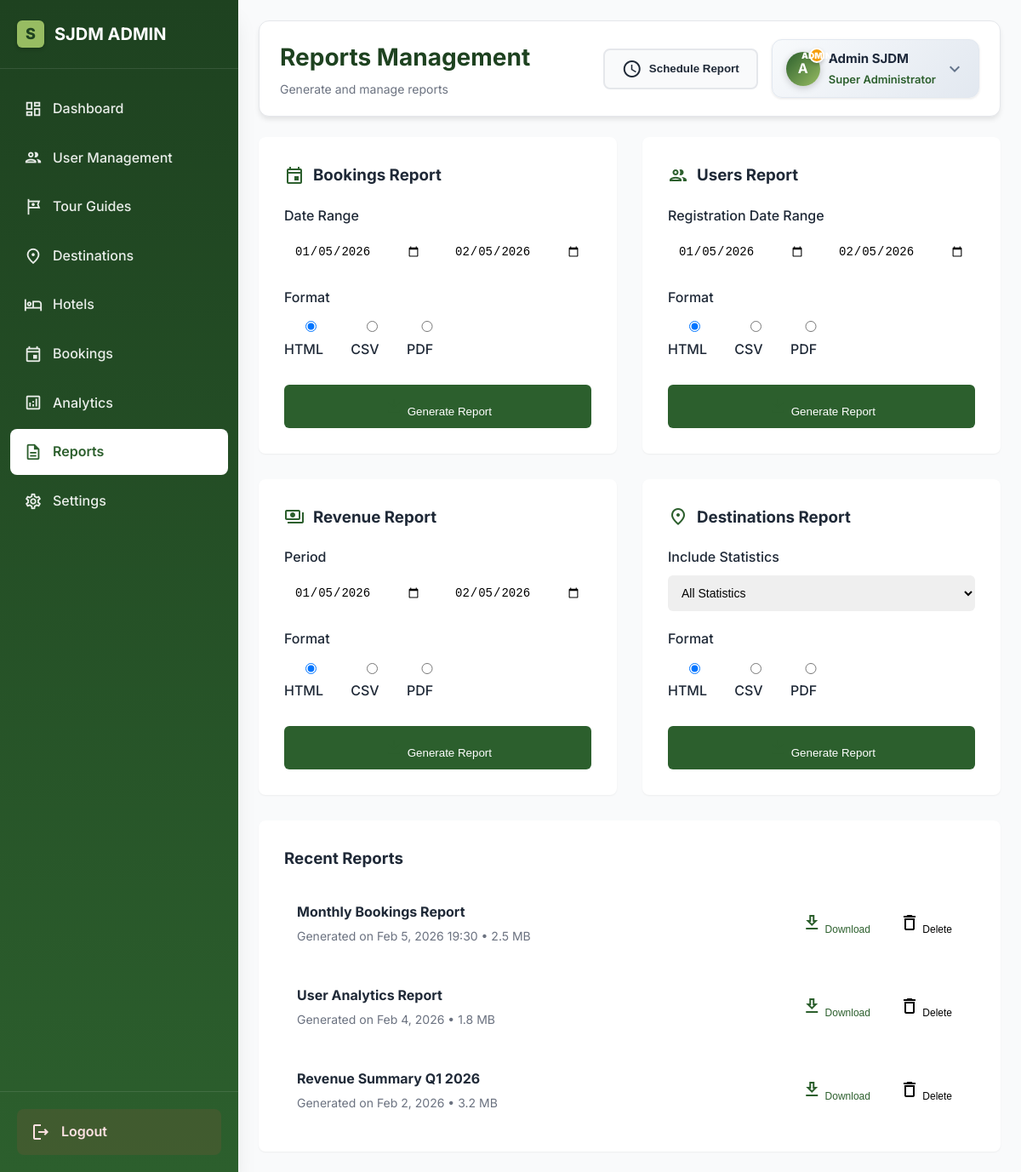
Screenshot of /admin/reports.php (signed in) with the database file from the repository.
### tables this page shows
CREATE TABLE `admin_menu_items` (
  `id` int(11) NOT NULL AUTO_INCREMENT,
  `menu_name` varchar(100) NOT NULL,
  `menu_icon` varchar(50) DEFAULT NULL,
  `menu_url` varchar(200) NOT NULL,
  `display_order` int(11) DEFAULT 0,
  `is_active` tinyint(1) DEFAULT 1,
  `parent_id` int(11) DEFAULT 0,
  `created_at` timestamp NOT NULL DEFAULT current_timestamp(),
  `updated_at` timestamp NOT NULL DEFAULT current_timestamp() ON UPDATE current_timestamp(),
  PRIMARY KEY (`id`),
  KEY `idx_display_order` (`display_order`),
  KEY `idx_is_active` (`is_active`)
);

CREATE TABLE `users` (
  `id` int(11) NOT NULL,
  `first_name` varchar(50) NOT NULL,
  `last_name` varchar(50) NOT NULL,
  `email` varchar(100) NOT NULL,
  `password` varchar(255) NOT NULL,
  `user_type` enum('user','admin') DEFAULT 'user',
  `status` enum('active','inactive','suspended') DEFAULT 'active',
  `created_at` timestamp NOT NULL DEFAULT current_timestamp(),
  `updated_at` timestamp NOT NULL DEFAULT current_timestamp() ON UPDATE current_timestamp(),
  `last_login` timestamp NULL DEFAULT NULL,
  PRIMARY KEY (`id`),
  UNIQUE KEY `email` (`email`)
);

### admin/reports.php (the view, shortened to what the rows shown need)
<?php
require_once __DIR__ . '/../config/auth.php';
function getAdminConnection()
{
    return getDatabaseConnection();
}
function initAdminAuth()
{
    return getCurrentUser();
}
$currentUser = initAdminAuth();
$conn = getAdminConnection();
$rSettings = [];
$result = $conn->query("SELECT setting_key, setting_value FROM report_settings");
if ($result) {
    while ($row = $result->fetch_assoc()) {
        $rSettings[$row['setting_key']] = $row['setting_value'];
    }
}
$moduleTitle = $rSettings['module_title'] ?? 'Reports Management';
$adminInfo = ['role_title' => 'Administrator', 'admin_mark' => 'A'];
$stmt = $conn->prepare("SELECT admin_mark, role_title FROM admin_users WHERE user_id = ?");
$userId = $currentUser['id'];
$stmt->bind_param("i", $userId);
$stmt->execute();
$result = $stmt->get_result();
if ($row = $result->fetch_assoc()) {
    $adminInfo = $row;
}
$menuItems = [];
$result = $conn->query("SELECT * FROM admin_menu_items WHERE is_active = 1 ORDER BY display_order ASC");
if ($result) {
    while ($row = $result->fetch_assoc()) {
        $menuItems[] = $row;
    }
}
?>
<!DOCTYPE html>
<html lang="en">
<head>
    <link rel="stylesheet" href="admin-styles.css">
</head>
<body>
    <div class="admin-container">
        <aside class="sidebar">
            <nav class="sidebar-nav">
                <?php foreach ($menuItems as $item):
                    $isActive = basename($_SERVER['PHP_SELF']) == $item['menu_url'] ? 'active' : '';
                    ?>
                    <a href="<?php echo $item['menu_url']; ?>" class="nav-item <?php echo $isActive; ?>">
                        <span class="material-icons-outlined"><?php echo $item['menu_icon']; ?></span>
                        <span><?php echo $item['menu_name']; ?></span>
                    </a>
                <?php endforeach; ?>
            </nav>
        </aside>
        <main class="main-content">
            <header class="top-bar">
                <div class="page-title">
                    <h1><?php echo $moduleTitle; ?></h1>
                </div>
                <div class="top-bar-actions">
                    <div class="profile-dropdown">
                        <div class="profile-dropdown-toggle">
                            <div class="avatar">
                                <span><?php echo strtoupper(substr($currentUser['first_name'], 0, 1)); ?></span>
                                <div class="admin-mark-badge"><?php echo $adminInfo['admin_mark'] ?? 'A'; ?></div>
                            </div>
                            <div class="user-info">
                                <p class="user-name">
                                    <?php echo htmlspecialchars($currentUser['first_name'] . ' ' . $currentUser['last_name']); ?>
                                </p>
                                <p class="user-role"><?php echo $adminInfo['role_title']; ?></p>
                            </div>
                        </div>
                    </div>
                </div>
            </header>
        </main>
    </div>
</body>
</html>

### rows the page displays
admin_menu_items: menu_name "Dashboard"
admin_menu_items: menu_name "User Management"
admin_menu_items: menu_name "Tour Guides"
admin_menu_items: menu_name "Destinations"
admin_menu_items: menu_name "Hotels"
admin_menu_items: menu_name "Bookings"
admin_menu_items: menu_name "Analytics"
admin_menu_items: menu_name "Reports"
admin_menu_items: menu_name "Settings"
users: first_name "A", first_name+last_name "Admin SJDM"

### other values shown
substr($logoText, 0, 1) ?: 'A' "S"
$logoText "SJDM ADMIN"
$moduleTitle "Reports Management"
$moduleSubtitle "Generate and manage reports"
$adminInfo['admin_mark'] "ADMIN"
$adminInfo['role_title'] "Super Administrator"
